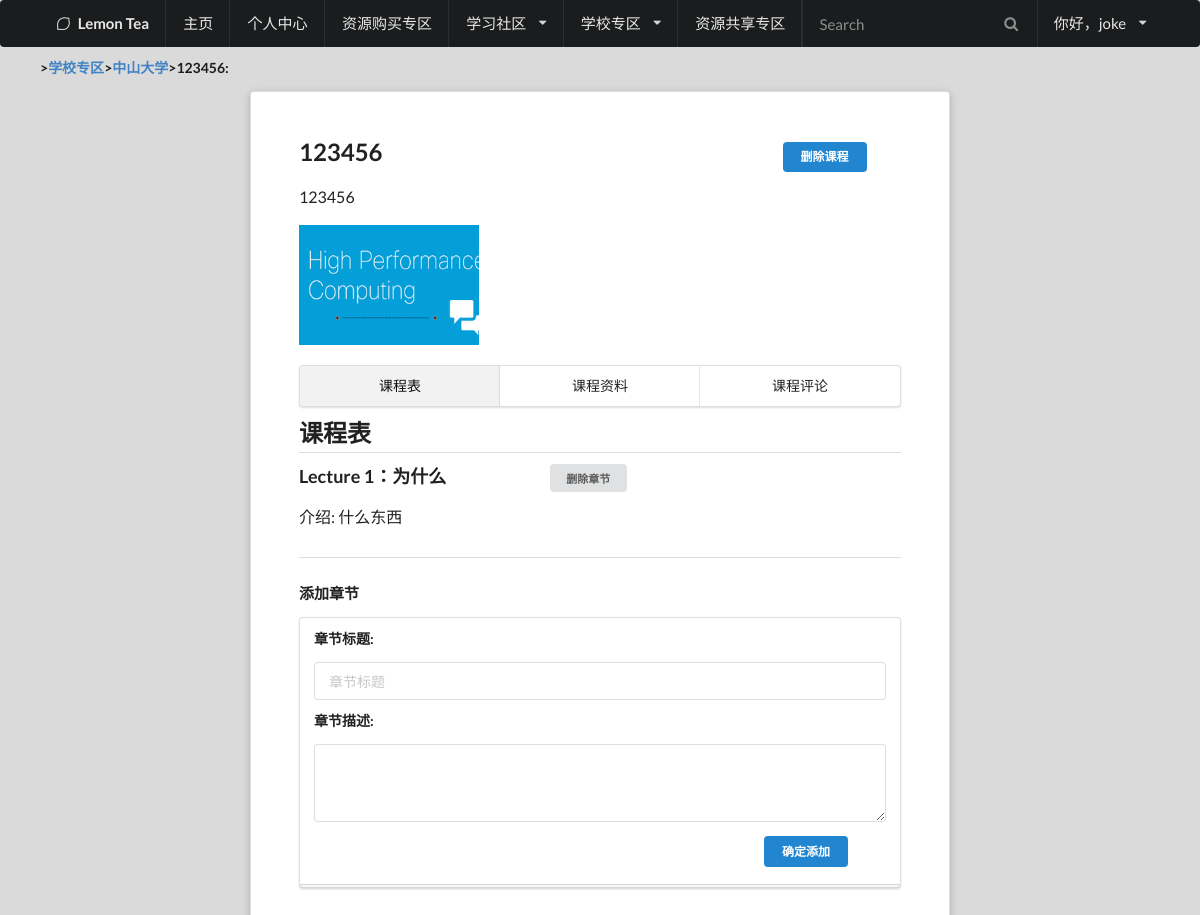
/college/1/course/6/ (signed in), run on the app's committed database.
### LemonApp/models.py (models this page shows, shortened)
class Account(AbstractUser):
    face = models.ImageField("头像", upload_to="UserPhoto/", null=True, default="UserPhoto/default.png")
    permission = models.IntegerField("权限类型", default=0) #数值越大权限越高,1为普通用户,2为学生,3为老师,10为管理员
    college_id = models.IntegerField("所属大学", default=-1)
    card_number = models.CharField("学号或教工号", max_length=50, default="-1")
    class Meta:
        db_table = "Account"

class College(models.Model):
    name = models.CharField("大学名字", max_length=100)
    english_name = models.CharField("英文名字", max_length=100)
    image = models.ImageField("大学图片", upload_to="CollegePhoto/", null=True, default="CollegePhoto/default.png")
    description = models.TextField("大学介绍")
    class Meta:
        db_table = "College"

class Course(models.Model):
    college_id = models.ForeignKey(College, on_delete=models.CASCADE)
    creator_id = models.ForeignKey(Account, on_delete=models.CASCADE)
    course_order = models.IntegerField("课程编号", null=True)
    course_identifier = models.CharField("课程号", max_length=50)
    title = models.CharField("课程名称", max_length=50)
    image = models.ImageField("课程图片", upload_to="CoursePhoto/", null=True, default="CoursePhoto/default.png")
    description = models.TextField("课程介绍")
    teacher = models.CharField("授课老师", max_length=50)
    class Meta:
        unique_together = ("id", "college_id", "creator_id")
        db_table = "Course"

class ChapterList(models.Model):
    course_id = models.ForeignKey(Course, on_delete=models.CASCADE)
    chapter_order = models.IntegerField("章节编号")
    title = models.CharField("章节标题", max_length=50)
    description = models.TextField("章节介绍")
    class Meta:
        unique_together = ("id", "course_id")
        db_table = "ChapterList"

### LemonApp/views.py (the view)
# urls.py: url(r'^college/[0-9]+/course/[0-9]+/$', views.course, name="course"),
def course(request):
	college_list = College.objects.all()
	error_type = tips(request)
	if error_type > 0:
		return render(request,'tips.html', locals())
	path = request.path
	URL_list = path.split('/')
	college_id = int(URL_list[2])
	college = College.objects.filter(id=college_id)[0]
	course_id = int(URL_list[4])
	course = Course.objects.filter(id=course_id)[0]
	chapter_list = ChapterList.objects.filter(course_id=course).order_by("chapter_order")
	ppt_list = []
	for chapter in chapter_list:
		temp_list = PPTList.objects.filter(chapter_id=chapter).order_by("ppt_order")
		ppt_list.extend(temp_list)
	comment_list = CourseComment.objects.filter(course_id=course).order_by("comment_order")
	return render(request,'course.html', locals())

### LemonApp/templates/course.html (shortened to what this page needs)
{% load static %}
{% load humanize %}
<!DOCTYPE html>
<html>
<head>
    <link rel="stylesheet" type="text/css" href="{% static 'semantic.css' %}">
</head>
<body>
    {% include "HeaderMenu.html"%}
  <div class = "ui main container" style= "width:80rem">
    <h5 class = "ui header">><a href="/colleges/">学校专区</a>><a href="/college/{{ college.id }}/">{{ college.name }}</a>>{{ course.title }}:</h5>
      <div class="ui raised very padded text container segment" style= "width:75rem">
        {% if request.user.permission >= 10 %}
          <h2 class="ui header">{{ course.title }}<a class="tiny ui primary button" href="delete_course/" style="margin-left:400px">删除课程</a></h2>
        {% elif course.creator_id.id == request.user.id %}
          <h2 class="ui header">{{ course.title }}<a class="tiny ui primary button" href="delete_course/" style="margin-left:400px">删除课程</a></h2>
        {% endif %}
        <p>
          {{ course.description }}
        </p>
          <img src= "/LemonApp/media/{{ course.image }}" style="height:120px;width:180px;object-fit:cover;"></a>
      <div class="ui three item stackable tabs menu">
        <a class="active item" data-tab="introduction">课程表</a>
        <a class="item" data-tab="material">课程资料</a>
        <a class="item" data-tab="disscus">课程评论</a>
      </div>
      <div class="ui active tab" data-tab="introduction">
        <div class="ui main container">
          <h2 class="ui dividing header">课程表</h2>
          <div class="introduction">
            {% for chapter in chapter_list %}
              <h3 class="ui header">Lecture {{ chapter.chapter_order }}：{{ chapter.title }}
              {% if request.user.permission >= 10 %}
                <a class="mini ui button" href="chapter/{{ chapter.id }}/delete_chapter/" style="margin-left:100px">删除章节</a>
              {% elif course.creator_id.id == request.user.id %}
                <a class="mini ui button" href="chapter/{{ chapter.id }}/delete_chapter/" style="margin-left:100px">删除章节</a>
              {% endif %}
              </h3>
              <p>介绍: {{ chapter.description }}</p>
            <div class="ui dividing header"></div>
            {% endfor %}
            {% if request.user.permission >= 10 %}
              <h4>添加章节</h4>
              <form action="add_chapter/" method="post" class="ui large form">
                {% csrf_token %}
                <div class="ui stacked segment">
                  <div class="field">
                      <h5 class="ui header">章节标题:</h5>
                      <input type="text" name="title" placeholder="章节标题" maxlength="20" required id="title" />
                  </div>
                  <div class="field">
                      <h5 class="ui header">章节描述:</h5>
                      <textarea name="description" cols="40" rows="3" placeholder="章节描述" maxlength="200" required id="description">
  </textarea>
                  </div>
                  <button class="tiny ui primary submit button" style="margin-left:450px">确定添加</button>
                </div>
                <div class="ui error message"></div>
              </form>
            {% elif course.creator_id.id == request.user.id %}
              <h4>添加章节</h4>
              <form action="add_chapter/" method="post" class="ui large form">
                <div class="ui stacked segment">
                  <div class="field">
                      <h5 class="ui header">章节标题:</h5>
                      <input type="text" name="title" placeholder="章节标题" maxlength="20" required id="title" />
                  </div>
                  <div class="field">
                      <h5 class="ui header">章节描述:</h5>
                      <textarea name="description" cols="40" rows="3" placeholder="章节描述" maxlength="200" required id="description">
  </textarea>
                  </div>
                  <button class="tiny ui primary submit button" style="margin-left:450px">确定添加</button>
                </div>
              </form>
            {% endif %}
          </div>
        </div>
      </div>
</body>
</html>

### LemonApp/templates/HeaderMenu.html (shortened to what this page needs)
    <div class="ui inverted large head main menu ">
        <div class="ui  container">
            <div class="header item"><i class= "lemon icon"></i>Lemon Tea</div>
            <a href="/" class="item">主页</a>
            <a class="item" href="/identity/">个人中心</a>
            <a class="item" href="/shop/">资源购买专区</a>
            <div class="ui dropdown item" tabindex="0">
                学习社区<i class="dropdown icon"></i>
            </div>
            <div class="ui dropdown item" tabindex="0"><a href="/colleges/">
                学校专区</a><i class="dropdown icon"></i>
            </div>
            <a class="item" href="/share/">资源共享专区</a>
            <div class="right menu">
                <div class="item">
                    <div class="ui transparent inverted icon input">
                        <i class="search icon"></i>
                        <input type="text" placeholder="Search">
                    </div>
                </div>
                {% if request.user.id %}
                   <div class="ui dropdown item" tabindex="0">
                        你好，{{ request.user.username }}<i class="dropdown icon"></i>
                    </div>
                {% else %}
                    <a class="item" href="login">登录</a>
                    <a class="item" href="signup">注册</a>
                {% endif %}
            </div>
        </div>
    </div>

### LemonApp/templates/course.html (style rules this page uses)
body { background-color: #DADADA; }

### data on the page
Account: user.username "joke"
College: name "中山大学"
Course: title "123456", description "123456", image (placeholder picture)
ChapterList: chapter_order "1", title "为什么", description "什么东西"
